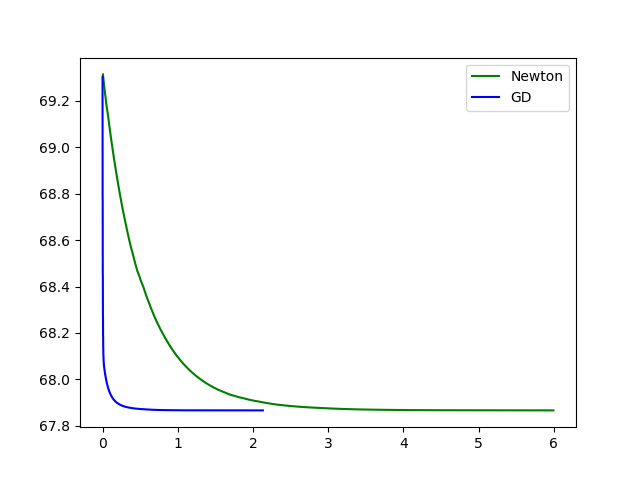

The Python source for this figure:
import numpy as np
import matplotlib.pyplot as plt

from time import time
import datetime

m = 100
n = 3

ITER = 50000
lr = 0.0001
y_0 = np.random.choice([0, 1], size=(m,1) , p=[.5, .5])
y_1 = np.array([y*2-1 for y in y_0])

X = np.random.rand(m,n)

x0 = np.ones((m,1))
X = np.hstack((x0,X))

def sigmoid(x):
    return 1. / (1. + np.exp(-x))

def L(w, X, y):
    I = np.ones((X.shape[0],1))
    Xw =np.dot(X,w)
    YtXw = np.dot(np.transpose(y),Xw)
    Delta = np.log(I+np.exp(Xw))
    return np.sum(-YtXw+np.dot(np.transpose(I),Delta),axis=0)
 

def dL(w, X, y):
    Xw=np.dot(X,w)
    distance = sigmoid(Xw)-y
    return np.dot(np.transpose(X),distance)

def GD(w, X, y, epoch, lr):
    l_list = []
    times = []
    time0 = time()
    
    for i in range(epoch):
        dw= dL(w,X, y)
        w -= lr * dw
        l =  L(w, X, y)
        times = np.append(times,time()-time0)
        l_list = np.append(l_list,l)
    return w, l_list, times


def H(X,w):
    I = np.ones((X.shape[0],1))
    Xw =np.dot(X,w)
    h = sigmoid(Xw)
    I_h = I- h
    Delta = h*I_h
    Delta = Delta.ravel()
    W = np.diag(Delta)
    WX = np.dot(W,X)
    H =  np.dot(np.transpose(X),WX)
    return H
    
def Newton(w,X,y,epoch, lr):
    l_list = []
    times = []
    time0 = time()

    for i in range(epoch):
        Hessian = H(X,w)
        Gradient = dL(w, X, y)
        w = w - lr*np.dot(np.linalg.pinv(Hessian),Gradient)
        l =  L(w, X, y)
        l_list = np.append(l_list,l)
        times = np.append(times,time()-time0)
    return w, l_list, times

w0 = np.zeros([n+1,1])
wnew = np.zeros([n+1,1])


L0_LIST = []
Lnew_LIST = []

w_new,Lnew_LIST, times_new = Newton(wnew,X,y_0,ITER,lr)
w0,L0_LIST,times = GD(w0,X,y_0,ITER,lr)
#plt.plot(times,L0_LIST)
plt.plot(times_new,Lnew_LIST, color = "g", label='Newton')
plt.plot(times,L0_LIST,color = "b",label='GD')

plt.legend()
plt.show()
